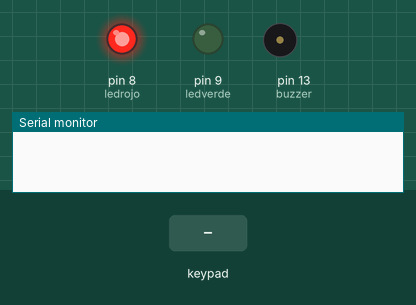
Bench run of a sketch on a simulated Arduino Uno, built with avr-gcc and run on an emulated ATmega328P. Parts: output pins drawn as LEDs (lit = HIGH), buzzer (waves = sounding), the last lines printed to the serial monitor. Inputs (shaded band) come from the test bench.

Above: at 1.2 s.
1.3 s: keypad keys A A B A pressed 0.4 s apart
At 2.6 s:
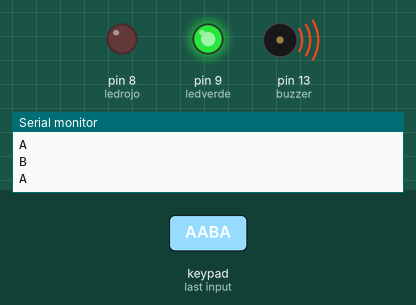
At 4.1 s:
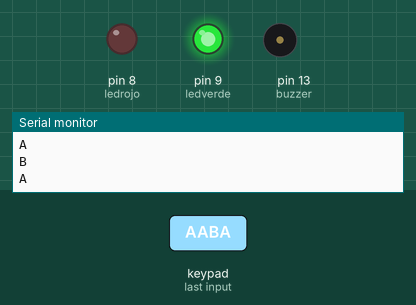
4.4 s: key '-' pressed
At 6.02 s:
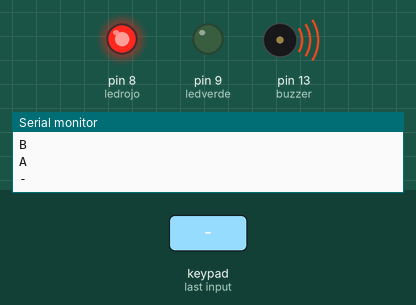
Timing chart, 0 to 7.6 s (numbered marks = the images above; inputs shaded):
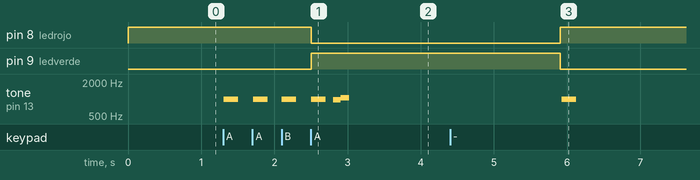

Measured:
- after the input at 1.3 s, pin 8 (ledrojo): HIGH → LOW after 1.2 s; pin 9 (ledverde): LOW → HIGH after 1.2 s; tone on pin 13 (buzzer): plays 1000 Hz for 0.20 s, 1000 Hz for 0.20 s, 1000 Hz for 0.20 s, 1000 Hz for 0.20 s, 970 Hz for 0.10 s, 1050 Hz for 0.12 s, starting at once
- after the input at 4.4 s, tone on pin 13 (buzzer): silent → 1000 Hz after 1.5 s, → silent 0.20 s later

The sketch:

caja_fuerte_funcional.ino
```cpp
#include <Keypad.h>
int buzzer = 13;
int ledrojo = 8;
int ledverde = 9;
char usuario[5];
char clave[5] = "AABA";
int entrada = 0;
int contador = 0;
const byte ROWS = 4;  //four rows
const byte COLS = 4;  //four columns
//define the cymbols on the buttons of the keypads
char hexaKeys[ROWS][COLS] = {
  { 'A', 'B', '-', '-' },
  { '-', '-', '-', '-' },
  { '-', '-', '-', '-' },
  { '-', '-', '-', '-' }
};
byte rowPins[ROWS] = { 3, 2, 1, 0 };  //connect to the row pinouts of the keypad
byte colPins[COLS] = { 7, 6, 5, 4 };  //connect to the column pinouts of the keypad


//initialize an instance of class NewKeypad
Keypad customKeypad = Keypad(makeKeymap(hexaKeys), rowPins, colPins, ROWS, COLS);


void setup() {
  Serial.begin(9600);
  pinMode(buzzer, OUTPUT);
  pinMode(ledrojo, OUTPUT);
  pinMode(ledverde, OUTPUT);
}


void loop() {
  char customKey = customKeypad.getKey();
  digitalWrite(ledrojo, HIGH);


  if (customKey) {
    Serial.println(customKey);
  }
  if (customKey) {
    usuario[entrada] = customKey;
    tone(buzzer, 1000, 200);
    entrada++;
    contador++;
  }
  if (contador == 4) {
    if (!strcmp(usuario, clave)) {
      entrada = 0;
      digitalWrite(ledrojo, LOW);
      digitalWrite(ledverde, HIGH);
      delay(300);
      tone(buzzer, 970, 150);
      delay(100);
      tone(buzzer, 1050, 120);
      delay(3000);
      digitalWrite(ledverde, LOW);
      contador = 0;
    }else{

    }
  }
}
```
